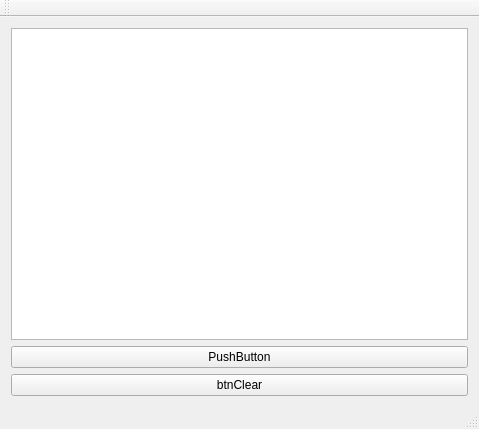
<?xml version="1.0" encoding="UTF-8"?>
<ui version="4.0">
 <class>MainWindow</class>
 <widget class="QMainWindow" name="MainWindow">
  <property name="geometry">
   <rect>
    <x>0</x>
    <y>0</y>
    <width>479</width>
    <height>429</height>
   </rect>
  </property>
  <property name="windowTitle">
   <string>MainWindow</string>
  </property>
  <widget class="QWidget" name="centralWidget">
   <layout class="QVBoxLayout" name="verticalLayout">
    <item>
     <widget class="QPlainTextEdit" name="plainTextEdit"/>
    </item>
    <item>
     <widget class="QPushButton" name="pushButton">
      <property name="text">
       <string>PushButton</string>
      </property>
     </widget>
    </item>
    <item>
     <widget class="QPushButton" name="btnClear">
      <property name="text">
       <string>btnClear</string>
      </property>
     </widget>
    </item>
   </layout>
  </widget>
  <widget class="QMenuBar" name="menuBar">
   <property name="geometry">
    <rect>
     <x>0</x>
     <y>0</y>
     <width>479</width>
     <height>22</height>
    </rect>
   </property>
  </widget>
  <widget class="QToolBar" name="mainToolBar">
   <attribute name="toolBarArea">
    <enum>TopToolBarArea</enum>
   </attribute>
   <attribute name="toolBarBreak">
    <bool>false</bool>
   </attribute>
  </widget>
  <widget class="QStatusBar" name="statusBar"/>
 </widget>
 <layoutdefault spacing="6" margin="11"/>
 <resources/>
 <connections>
  <connection>
   <sender>btnClear</sender>
   <signal>clicked()</signal>
   <receiver>plainTextEdit</receiver>
   <slot>clear()</slot>
   <hints>
    <hint type="sourcelabel">
     <x>239</x>
     <y>385</y>
    </hint>
    <hint type="destinationlabel">
     <x>239</x>
     <y>191</y>
    </hint>
   </hints>
  </connection>
 </connections>
</ui>
